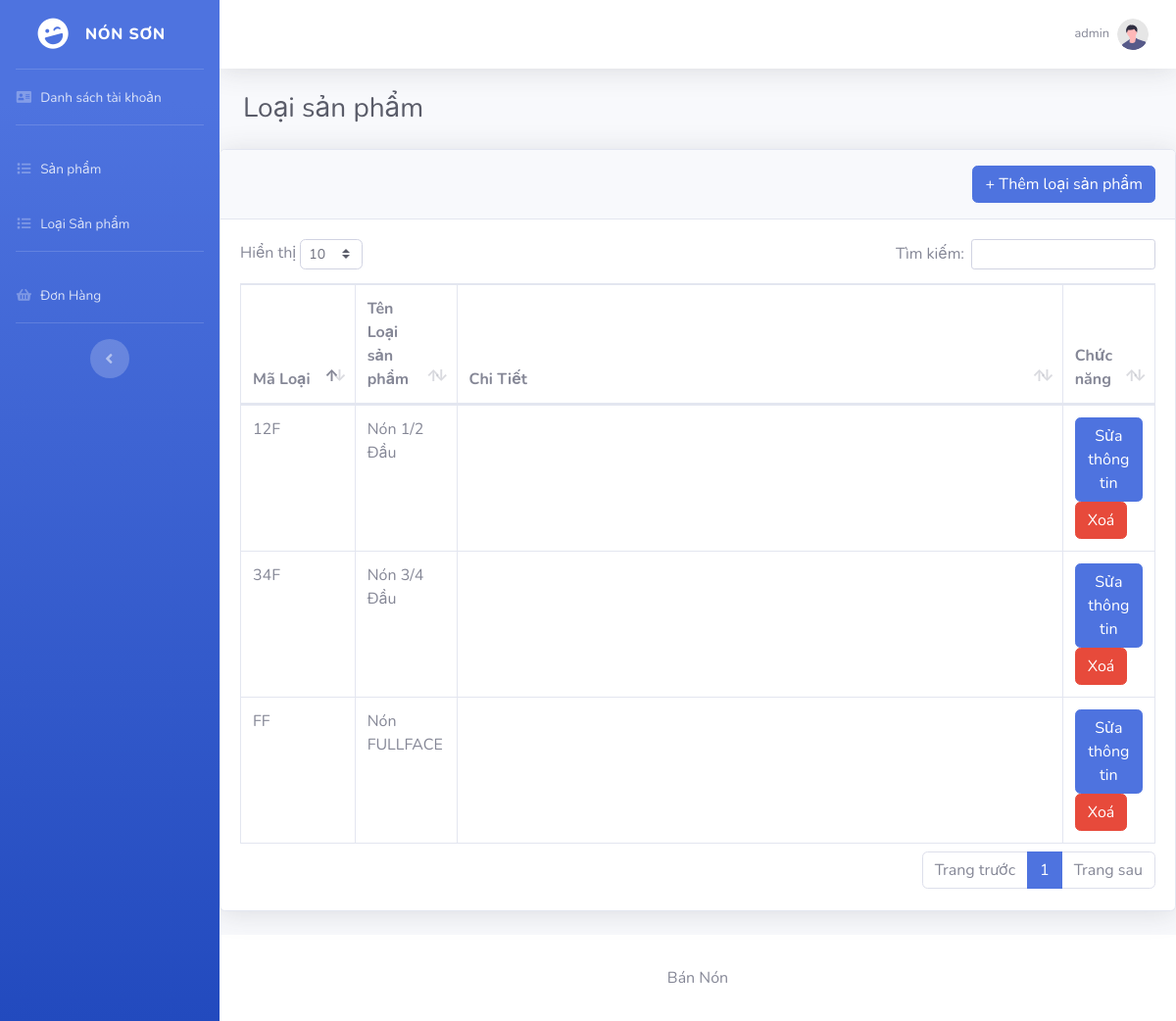
The app's page /admin2/productType.php (signed in) with its own data.
### tables this page shows
CREATE TABLE `loai_sanpham` (
  `MA_LOAI` varchar(45) NOT NULL,
  `TEN_LOAI` varchar(25) NOT NULL,
  `CHI_TIET` varchar(50) DEFAULT NULL
);

### admin2/DataProvider.php (called while the page is built, shortened)
<?php
function executeQuery($sql){
    $conn = mysqli_connect("localhost", "root", "", "adminpanel");
    if (!($result = $conn->query($sql)))
        echo $conn->connect_error;
    return $result;
}
?>

### admin2/productType.php (the view, shortened to what this page needs)
<?php
require './DataProvider.php';
$sql = "SELECT * FROM Loai_sanpham";
$result = executeQuery($sql);
?>
<!DOCTYPE html>
<html lang="en">
<head>
    <link href="vendor/fontawesome-free/css/all.min.css" rel="stylesheet" type="text/css">
    <link href="vendor/datatables/dataTables.bootstrap4.min.css" rel="stylesheet">
    <link href="css/sb-admin-2.min.css" rel="stylesheet">
</head>
<body id="page-top">
    <div id="wrapper">
        <?php include 'Sidebar.php' ?>
        <div id="content-wrapper" class="d-flex flex-column">
            <div id="content">
                <?php include 'topbar.php' ?>
                <div class="container-fluid d-flex flex-row bd-highlight justify-content-between">
                    <h1 class="h3 mb-4 text-gray-800">Loại sản phẩm</h1>
                </div>
                <div class="card shadow mb-4">
                    <div class="card-header py-3 d-flex flex-row-reverse">
                        <button type="button" class="btn btn-primary" data-toggle="modal" data-target="#addTypeProductModal">+ Thêm loại sản phẩm</button>
                    </div>
                    <div class="card-body">
                        <div class="table-responsive">
                            <table class="table table-bordered danhsach" id="dataTable" width="100%" cellspacing="0">
                                <thead>
                                    <tr>
                                        <th>Mã Loại</th>
                                        <th>Tên Loại sản phẩm</th>
                                        <th>Chi Tiết</th>
                                        <th>Chức năng</th>
                                    </tr>
                                </thead>
                                <tbody>
                                    <?php
                                    if ($result->num_rows > 0) {
                                        while ($row = $result->fetch_array()) {
                                            echo "<tr>";
                                            echo "<td width=100>" . $row['MA_LOAI'] . "</td>";
                                            echo "<td>" . $row['TEN_LOAI'] . "</td>";
                                            echo "<td width=700>" . $row['CHI_TIET'] . "</td>";
                                    ?>
                                            <td>
                                                <button type="button" class="btn btn-primary button" data-toggle="modal" data-target="#fixTypeProductModal" data-id="<?php echo $row['MA_LOAI'] ?>">
                                                    Sửa thông tin
                                                </button>
                                                <a href="productType_DeleteBtn.php?<?php echo "MA_LOAI=" . $row['MA_LOAI'] ?>">
                                                    <button type="button" class="btn btn-danger button">
                                                        Xoá
                                                    </button>
                                                </a>
                                            </td>
                                        <?php } ?>
                                        </tr>
                                    <?php
                                    }
                                    ?>
                                </tbody>
                            </table>
                        </div>
                    </div>
                </div>
            </div>
            <footer class="sticky-footer bg-white">
                <div class="container my-auto">
                    <div class="Ban Non text-center my-auto">
                        <span>Bán Nón </span>
                    </div>
                </div>
            </footer>
        </div>
</body>
</html>

### records on screen
loai_sanpham: MA_LOAI "12F", TEN_LOAI "Nón 1/2 Đầu"
loai_sanpham: MA_LOAI "34F", TEN_LOAI "Nón 3/4 Đầu"
loai_sanpham: MA_LOAI "FF", TEN_LOAI "Nón FULLFACE"

### other values on screen
$_SESSION['Username'] "admin"
